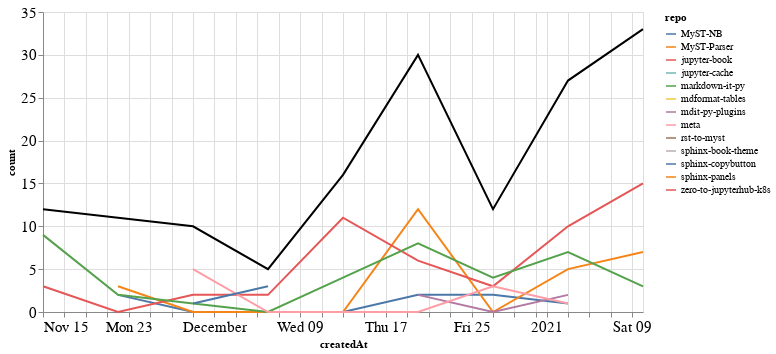

The code cell stored with this chart in its notebook:
### Markdown cell above
### Comments

### Code cell
comments_time = comments.groupby('repo').resample('W', on='createdAt').count()['author'].reset_index()
comments_time = comments_time.rename(columns={'author': 'count'})
comments_time_total = comments_time.groupby('createdAt').agg({"count": "sum"}).reset_index()
ch1 = alt.Chart(comments_time, width=600).mark_line().encode(
    x='createdAt',
    y='count',
    color='repo',
    tooltip="repo"
)

ch2 = alt.Chart(comments_time_total, width=600).mark_line(color="black").encode(
    x='createdAt',
    y='count',
)

ch1 + ch2

### Figure 1 — Vega-Lite specification as saved in the notebook (floating-point values rounded to 4 significant figures)
{"config": {"axisLeft": {"labelFontSize": 15}, "axisBottom": {"labelFontSize": 15}}, "layer": [{"data": {"name": "data-bd3067ea3d118c60d3972a950855294e"}, "mark": "line", "encoding": {"color": {"type": "nominal", "field": "repo"}, "tooltip": {"type": "nominal", "field": "repo"}, "x": {"type": "temporal", "field": "createdAt"}, "y": {"type": "quantitative", "field": "count"}}, "width": 600}, {"data": {"name": "data-a15a266a02bcd05ac480d0f9fb9a1c0e"}, "mark": {"type": "line", "color": "black"}, "encoding": {"x": {"type": "temporal", "field": "createdAt"}, "y": {"type": "quantitative", "field": "count"}}, "width": 600}], "$schema": "https://vega.github.io/schema/vega-lite/v4.8.1.json", "datasets": {"data-bd3067ea3d118c60d3972a950855294e": [{"repo": "MyST-NB", "createdAt": "2020-11-22T00:00:00", "count": 2}, {"repo": "MyST-NB", "createdAt": "2020-11-29T00:00:00", "count": 0}, {"repo": "MyST-NB", "createdAt": "2020-12-06T00:00:00", "count": 0}, {"repo": "MyST-NB", "createdAt": "2020-12-13T00:00:00", "count": 0}, {"repo": "MyST-NB", "createdAt": "2020-12-20T00:00:00", "count": 2}, {"repo": "MyST-NB", "createdAt": "2020-12-27T00:00:00", "count": 2}, {"repo": "MyST-NB", "createdAt": "2021-01-03T00:00:00", "count": 1}, {"repo": "MyST-Parser", "createdAt": "2020-11-22T00:00:00", "count": 3}, {"repo": "MyST-Parser", "createdAt": "2020-11-29T00:00:00", "count": 0}, {"repo": "MyST-Parser", "createdAt": "2020-12-06T00:00:00", "count": 0}, {"repo": "MyST-Parser", "createdAt": "2020-12-13T00:00:00", "count": 0}, {"repo": "MyST-Parser", "createdAt": "2020-12-20T00:00:00", "count": 12}, {"repo": "MyST-Parser", "createdAt": "2020-12-27T00:00:00", "count": 0}, {"repo": "MyST-Parser", "createdAt": "2021-01-03T00:00:00", "count": 5}, {"repo": "MyST-Parser", "createdAt": "2021-01-10T00:00:00", "count": 7}, {"repo": "jupyter-book", "createdAt": "2020-11-15T00:00:00", "count": 3}, {"repo": "jupyter-book", "createdAt": "2020-11-22T00:00:00", "count": 0}, {"repo": "jupyter-book", "createdAt": "2020-11-29T00:00:00", "count": 2}, {"repo": "jupyter-book", "createdAt": "2020-12-06T00:00:00", "count": 2}, {"repo": "jupyter-book", "createdAt": "2020-12-13T00:00:00", "count": 11}, {"repo": "jupyter-book", "createdAt": "2020-12-20T00:00:00", "count": 6}, {"repo": "jupyter-book", "createdAt": "2020-12-27T00:00:00", "count": 3}, {"repo": "jupyter-book", "createdAt": "2021-01-03T00:00:00", "count": 10}, {"repo": "jupyter-book", "createdAt": "2021-01-10T00:00:00", "count": 15}, {"repo": "jupyter-cache", "createdAt": "2020-11-22T00:00:00", "count": 1}, {"repo": "markdown-it-py", "createdAt": "2020-11-15T00:00:00", "count": 9}, {"repo": "markdown-it-py", "createdAt": "2020-11-22T00:00:00", "count": 2}, {"repo": "markdown-it-py", "createdAt": "2020-11-29T00:00:00", "count": 1}, {"repo": "markdown-it-py", "createdAt": "2020-12-06T00:00:00", "count": 0}, {"repo": "markdown-it-py", "createdAt": "2020-12-13T00:00:00", "count": 4}, {"repo": "markdown-it-py", "createdAt": "2020-12-20T00:00:00", "count": 8}, {"repo": "markdown-it-py", "createdAt": "2020-12-27T00:00:00", "count": 4}, {"repo": "markdown-it-py", "createdAt": "2021-01-03T00:00:00", "count": 7}, {"repo": "markdown-it-py", "createdAt": "2021-01-10T00:00:00", "count": 3}, {"repo": "mdformat-tables", "createdAt": "2020-12-13T00:00:00", "count": 1}, {"repo": "mdit-py-plugins", "createdAt": "2020-12-20T00:00:00", "count": 2}, {"repo": "mdit-py-plugins", "createdAt": "2020-12-27T00:00:00", "count": 0}, {"repo": "mdit-py-plugins", "createdAt": "2021-01-03T00:00:00", "count": 2}, {"repo": "meta", "createdAt": "2020-11-29T00:00:00", "count": 5}, {"repo": "meta", "createdAt": "2020-12-06T00:00:00", "count": 0}, {"repo": "meta", "createdAt": "2020-12-13T00:00:00", "count": 0}, {"repo": "meta", "createdAt": "2020-12-20T00:00:00", "count": 0}, {"repo": "meta", "createdAt": "2020-12-27T00:00:00", "count": 3}, {"repo": "meta", "createdAt": "2021-01-03T00:00:00", "count": 1}, {"repo": "rst-to-myst", "createdAt": "2021-01-10T00:00:00", "count": 8}, {"repo": "sphinx-book-theme", "createdAt": "2020-11-22T00:00:00", "count": 3}, {"repo": "sphinx-copybutton", "createdAt": "2020-11-29T00:00:00", "count": 1}, {"repo": "sphinx-copybutton", "createdAt": "2020-12-06T00:00:00", "count": 3}, {"repo": "sphinx-panels", "createdAt": "2020-11-29T00:00:00", "count": 1}, {"repo": "zero-to-jupyterhub-k8s", "createdAt": "2021-01-03T00:00:00", "count": 1}], "data-a15a266a02bcd05ac480d0f9fb9a1c0e": [{"createdAt": "2020-11-15T00:00:00", "count": 12}, {"createdAt": "2020-11-22T00:00:00", "count": 11}, {"createdAt": "2020-11-29T00:00:00", "count": 10}, {"createdAt": "2020-12-06T00:00:00", "count": 5}, {"createdAt": "2020-12-13T00:00:00", "count": 16}, {"createdAt": "2020-12-20T00:00:00", "count": 30}, {"createdAt": "2020-12-27T00:00:00", "count": 12}, {"createdAt": "2021-01-03T00:00:00", "count": 27}, {"createdAt": "2021-01-10T00:00:00", "count": 33}]}}
